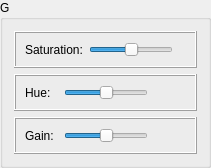
                    <widget class="QGroupBox" name="groupBox_Image_Setting_Color_Setting_Color_Matching_G">
                     <property name="title">
                      <string>G</string>
                     </property>
                     <layout class="QVBoxLayout" name="verticalLayout_26">
                      <item>
                       <widget class="QFrame" name="frame_Image_Setting_Color_Setting_Color_Matching_Saturation_G">
                        <property name="frameShape">
                         <enum>QFrame::Box</enum>
                        </property>
                        <property name="frameShadow">
                         <enum>QFrame::Raised</enum>
                        </property>
                        <layout class="QHBoxLayout" name="horizontalLayout_163">
                         <item>
                          <widget class="QLabel" name="label_Image_Setting_Color_Setting_Color_Matching_Saturation_G">
                           <property name="text">
                            <string>Saturation:</string>
                           </property>
                          </widget>
                         </item>
                         <item>
                          <widget class="QSlider" name="horizontalSlider_Image_Setting_Color_Setting_Color_Matching_Saturation_G">
                           <property name="sizePolicy">
                            <sizepolicy hsizetype="Minimum" vsizetype="Fixed">
                             <horstretch>0</horstretch>
                             <verstretch>0</verstretch>
                            </sizepolicy>
                           </property>
                           <property name="minimum">
                            <number>-50</number>
                           </property>
                           <property name="maximum">
                            <number>50</number>
                           </property>
                           <property name="pageStep">
                            <number>1</number>
                           </property>
                           <property name="value">
                            <number>0</number>
                           </property>
                           <property name="orientation">
                            <enum>Qt::Horizontal</enum>
                           </property>
                          </widget>
                         </item>
                         <item alignment="Qt::AlignHCenter">
                          <widget class="QLabel" name="label_var_Image_Setting_Color_Setting_Color_Matching_Saturation_G">
                           <property name="text">
                            <string/>
                           </property>
                          </widget>
                         </item>
                        </layout>
                       </widget>
                      </item>
                      <item>
                       <widget class="QFrame" name="frame_Image_Setting_Color_Setting_Color_Matching_Hue_G">
                        <property name="frameShape">
                         <enum>QFrame::Box</enum>
                        </property>
                        <property name="frameShadow">
                         <enum>QFrame::Raised</enum>
                        </property>
                        <layout class="QHBoxLayout" name="horizontalLayout_164">
                         <item>
                          <widget class="QLabel" name="label_Image_Setting_Color_Setting_Color_Matching_Hue_G">
                           <property name="text">
                            <string>Hue:</string>
                           </property>
                          </widget>
                         </item>
                         <item>
                          <widget class="QSlider" name="horizontalSlider_Image_Setting_Color_Setting_Color_Matching_Hue_G">
                           <property name="sizePolicy">
                            <sizepolicy hsizetype="Minimum" vsizetype="Fixed">
                             <horstretch>0</horstretch>
                             <verstretch>0</verstretch>
                            </sizepolicy>
                           </property>
                           <property name="minimum">
                            <number>-50</number>
                           </property>
                           <property name="maximum">
                            <number>50</number>
                           </property>
                           <property name="pageStep">
                            <number>1</number>
                           </property>
                           <property name="value">
                            <number>0</number>
                           </property>
                           <property name="orientation">
                            <enum>Qt::Horizontal</enum>
                           </property>
                          </widget>
                         </item>
                         <item alignment="Qt::AlignHCenter">
                          <widget class="QLabel" name="label_var_Image_Setting_Color_Setting_Color_Matching_Hue_G">
                           <property name="text">
                            <string/>
                           </property>
                          </widget>
                         </item>
                        </layout>
                       </widget>
                      </item>
                      <item>
                       <widget class="QFrame" name="frame_Image_Setting_Color_Setting_Color_Matching_Gain_G">
                        <property name="frameShape">
                         <enum>QFrame::Box</enum>
                        </property>
                        <property name="frameShadow">
                         <enum>QFrame::Raised</enum>
                        </property>
                        <layout class="QHBoxLayout" name="horizontalLayout_165">
                         <item>
                          <widget class="QLabel" name="label_Image_Setting_Color_Setting_Color_Matching_Gain_G">
                           <property name="text">
                            <string>Gain:</string>
                           </property>
                          </widget>
                         </item>
                         <item>
                          <widget class="QSlider" name="horizontalSlider_Image_Setting_Color_Setting_Color_Matching_Gain_G">
                           <property name="sizePolicy">
                            <sizepolicy hsizetype="Minimum" vsizetype="Fixed">
                             <horstretch>0</horstretch>
                             <verstretch>0</verstretch>
                            </sizepolicy>
                           </property>
                           <property name="minimum">
                            <number>-50</number>
                           </property>
                           <property name="maximum">
                            <number>50</number>
                           </property>
                           <property name="pageStep">
                            <number>1</number>
                           </property>
                           <property name="value">
                            <number>0</number>
                           </property>
                           <property name="orientation">
                            <enum>Qt::Horizontal</enum>
                           </property>
                          </widget>
                         </item>
                         <item alignment="Qt::AlignHCenter">
                          <widget class="QLabel" name="label_var_Image_Setting_Color_Setting_Color_Matching_Gain_G">
                           <property name="text">
                            <string/>
                           </property>
                          </widget>
                         </item>
                        </layout>
                       </widget>
                      </item>
                     </layout>
                    </widget>
